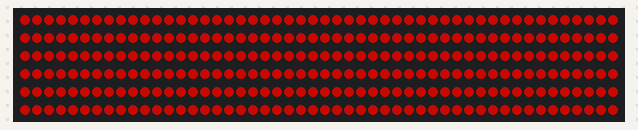
This sketch was run on a simulated ATtiny85, built with avr-gcc and run on an emulated ATtiny85. On the bench: 300 RGB LEDs in strip order, left to right, continuing on the next row. Dim RGB values are drawn brighter than linear.

Above: at 0.14 s.
At 4.68 s:
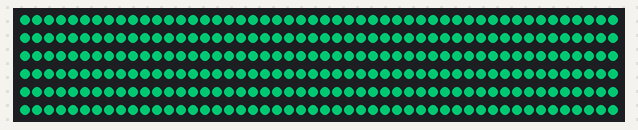
At 9.47 s:
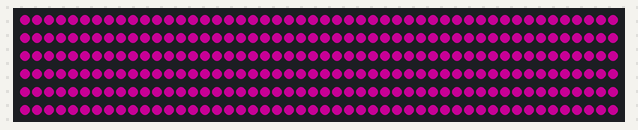
At 18.92 s:
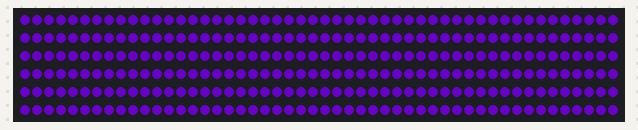
At 28.38 s:
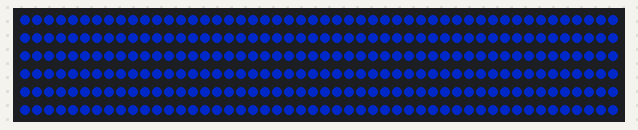
At 37.8 s:
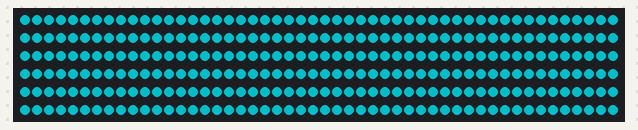

The sketch:

DemoArcoiresMano.ino
```cpp
#include <Adafruit_NeoPixel.h>

#ifdef __AVR__
#include <avr/power.h>
#endif

#define Pin 4
#define CantidadLed 300

// Driver
// WS2812 - NEO_KHZ800
// WS2811 - NEO_KHZ400
// LED
// GRB - NEO_GRB
// RGB - NEO_RGB
// RGBW - NEO_RGBW

Adafruit_NeoPixel tira = Adafruit_NeoPixel(CantidadLed, Pin, NEO_GRB + NEO_KHZ800);

void setup() {

#if defined (__AVR_ATtiny85__)
  if (F_CPU == 16000000) clock_prescale_set(clock_div_1);
#endif

  tira.begin();
  tira.setBrightness(100);
  tira.show();
}

void loop() {
  for (long nivelHue = 0; nivelHue < 65536; nivelHue += 256) {
    uint32_t colorActual = tira.ColorHSV(nivelHue);
    for (int i = 0; i < tira.numPixels(); i++) {
      tira.setPixelColor(i, colorActual);
    }
    tira.show();
    delay(10);
  }
}
```
